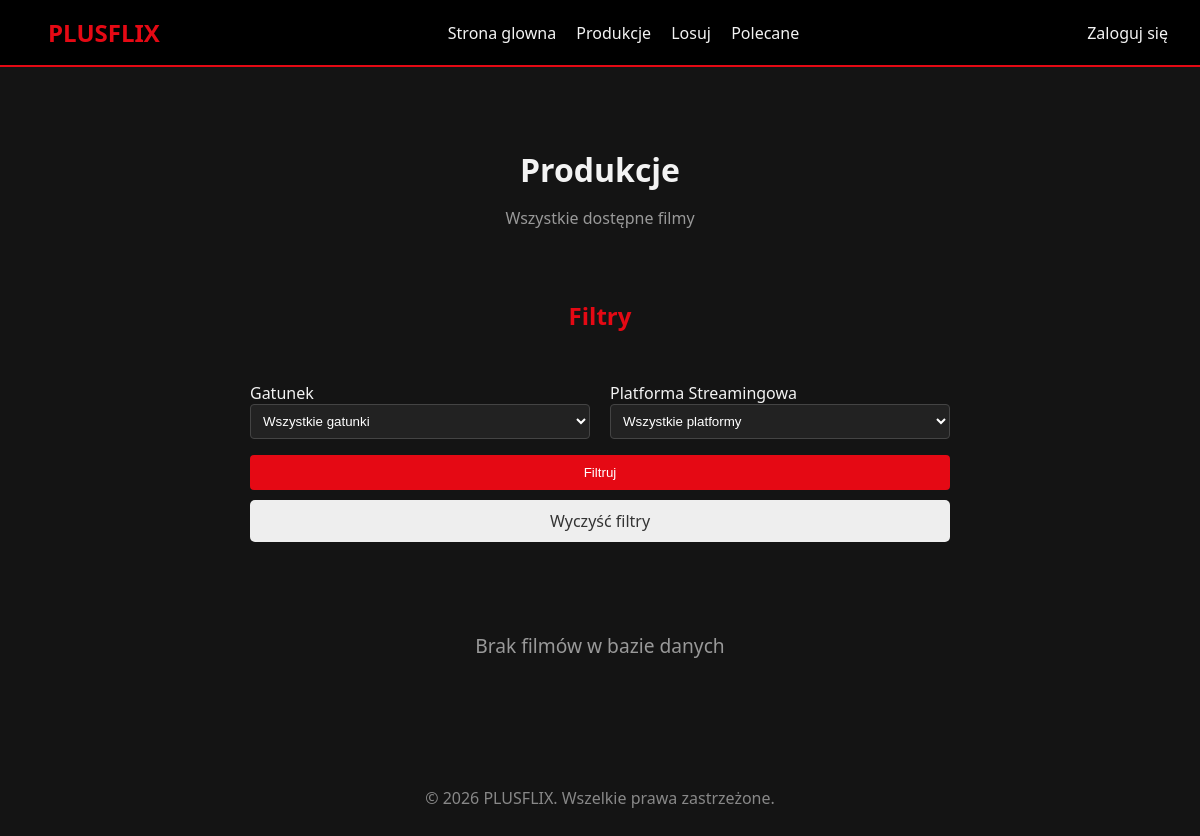
/productions, run on an earlier commit of the app's database.
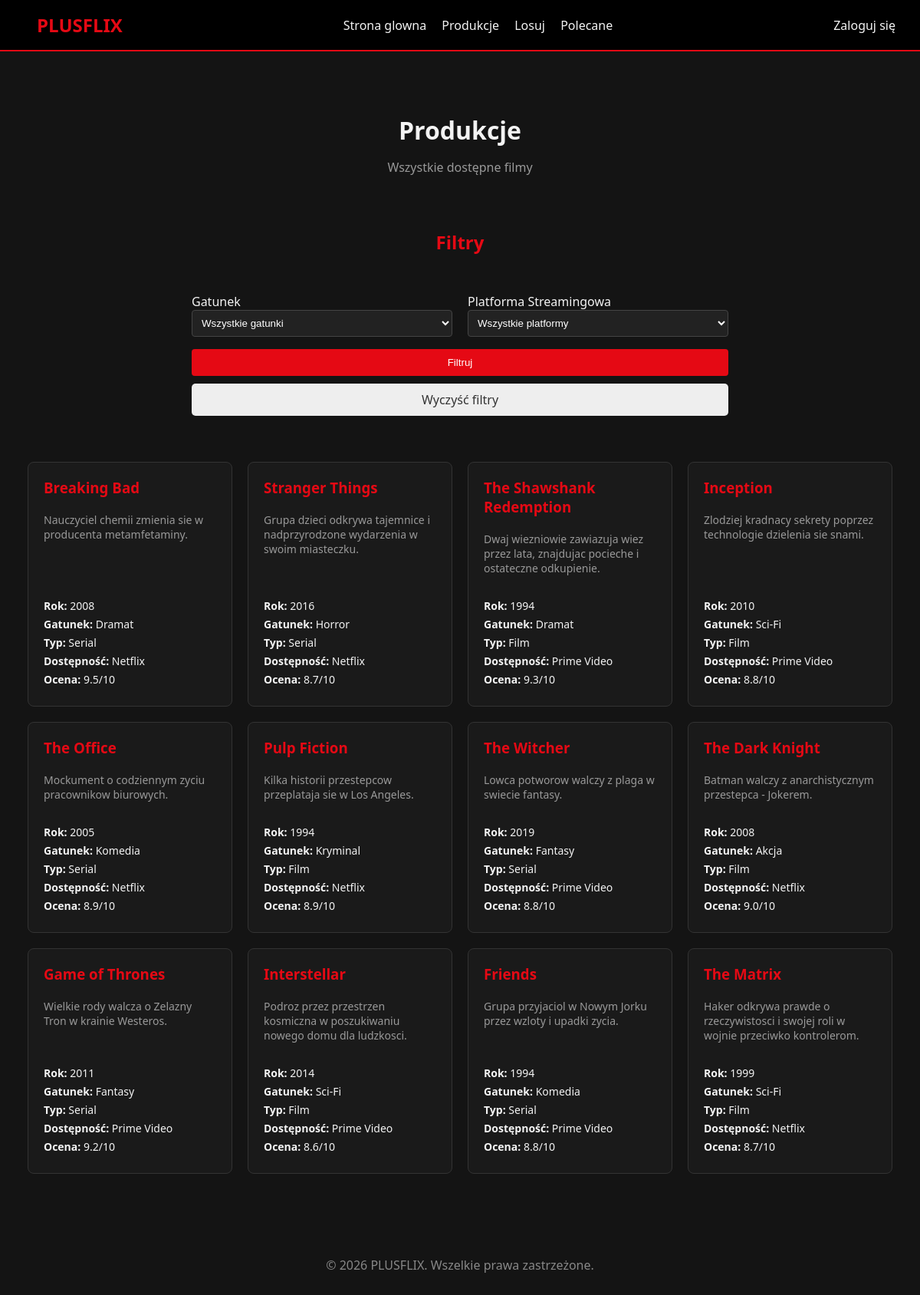
And on a later commit of the database.
### tables this page shows
CREATE TABLE IF NOT EXISTS productions (
    id INT AUTO_INCREMENT PRIMARY KEY,
    title VARCHAR(255) NOT NULL,
    type VARCHAR(50) NOT NULL,
    genre_id INT,
    description TEXT,
    streaming_platforms_id INT,
    year INT,
    rating DECIMAL(3,1),
    created_at TIMESTAMP DEFAULT CURRENT_TIMESTAMP,
    FOREIGN KEY (genre_id) REFERENCES genres(id),
    FOREIGN KEY (streaming_platforms_id) REFERENCES streaming_platforms(id)
    );

CREATE TABLE IF NOT EXISTS genres (
    id INT AUTO_INCREMENT PRIMARY KEY,
    name VARCHAR(100) NOT NULL UNIQUE
);

CREATE TABLE IF NOT EXISTS streaming_platforms (
    id INT AUTO_INCREMENT PRIMARY KEY,
    name VARCHAR(100) NOT NULL,
    price DECIMAL(10,2),
    offer TEXT
    );

### core/Router.php (called while the page is built, shortened)
<?php
class Router {
    protected string $currentMethod = 'index';
    public function __construct() {
        $url = $this->getUrl();
        if ($url && strtolower($url[0]) === 'detail') {
            $this->currentController = 'App\\Controllers\\Pages';
            $this->currentMethod = 'detail';
            unset($url[0]);
        } elseif ($url && file_exists('../app/Controllers/' . ucwords($url[0]) . '.php')) {
            $this->currentController = 'App\\Controllers\\' . ucwords($url[0]);
            unset($url[0]);
        } else {
            $pagesController = 'App\\Controllers\\Pages';
            if ($url && method_exists($pagesController, $url[0])) {
                $this->currentMethod = $url[0];
                unset($url[0]);
            }
        }
        $this->currentController = new $this->currentController;
        $this->params = $url ? array_values($url) : [];
        call_user_func_array([$this->currentController, $this->currentMethod], $this->params);
    }
    public function getUrl(): ?array {
        if (isset($_GET['url'])) {
            $url = rtrim($_GET['url'], '/');
            $url = filter_var($url, FILTER_SANITIZE_URL);
            return explode('/', $url);
        }
        return null;
    }
}

### public/index.php (called while the page is built, shortened)
<?php
spl_autoload_register(function($className) {
    $className = str_replace('\\', '/', $className);
    $file = '../' . $className . '.php';
});
$init = new Router();

### core/Database.php (called while the page is built, shortened)
<?php
class Database {
    private string $host = DB_HOST;
    private string $user = DB_USER;
    private string $pass = DB_PASS;
    private string $dbname = DB_NAME;
    private ?PDO $dbh = null;
    private $stmt;
    public function __construct() {
        $dsn = 'mysql:host=' . $this->host . ';dbname=' . $this->dbname;
        $options = [
            PDO::ATTR_PERSISTENT => true,
            PDO::ATTR_ERRMODE => PDO::ERRMODE_EXCEPTION,
            PDO::ATTR_DEFAULT_FETCH_MODE => PDO::FETCH_OBJ
        ];
        try {
            $this->dbh = new PDO($dsn, $this->user, $this->pass, $options);
        } catch (PDOException $e) {
            $this->error = $e->getMessage();
            echo "Błąd połączenia: " . $this->error;
        }
    }
    public function query(string $sql): void {
        $this->stmt = $this->dbh->prepare($sql);
    }
    public function bind($param, $value, $type = null): void {
        if (is_null($type)) {
            $type = match (true) {
                is_int($value) => PDO::PARAM_INT,
                is_bool($value) => PDO::PARAM_BOOL,
                is_null($value) => PDO::PARAM_NULL,
                default => PDO::PARAM_STR,
            };
        }
        $this->stmt->bindValue($param, $value, $type);
    }
    public function execute(): bool {
        return $this->stmt->execute();
    }
    public function resultSet(): array {
        $this->execute();
        return $this->stmt->fetchAll();
    }
    public function single() {
        $this->execute();
        return $this->stmt->fetch();
    }
}

### app/Models/Movie.php (called while the page is built, shortened)
<?php
class Movie extends Model {
    public function getAllMovies() {
        $this->db->query('SELECT id FROM productions');
        $movies = $this->db->resultSet();
        foreach($movies as $movie) {
            $this->updateSingleMovieRating($movie->id);
        }
        $this->db->query('SELECT p.*, g.name as genre, sp.name as streaming_platforms FROM productions p LEFT JOIN genres g ON p.genre_id = g.id LEFT JOIN streaming_platforms sp ON p.streaming_platforms_id = sp.id ORDER BY p.created_at DESC');
        return $this->db->resultSet();
    }
    private function updateSingleMovieRating($id) {
        $this->db->query('SELECT AVG(rating) as avg_rating FROM ratings WHERE production_id = :production_id AND is_approved = 1');
        $this->db->bind(':production_id', $id);
        $row = $this->db->single();
        $avgRating = ($row && $row->avg_rating !== null) ? round($row->avg_rating, 1) : 0;
        $this->db->query('UPDATE productions SET rating = :rating WHERE id = :id');
        $this->db->bind(':rating', $avgRating);
        $this->db->bind(':id', $id);
        $this->db->execute();
    }
}

### core/Model.php (called while the page is built, shortened)
<?php
abstract class Model {
    public function __construct(Database $db) {
        $this->db = $db;
    }
}

### app/Views/pages/productions.php (the view, shortened to what this page needs)
<?php $pageStyles = ['productions']; ?>
<div class="page-container">
    <h1 class="page-title"><?php echo $data['title']; ?></h1>
    <p class="page-description"><?php echo $data['description']; ?></p>
    <h2 class="section-title" id="filters">Filtry</h2>
    <div class="search-container">
        <div class="search-form">
            <form id="filterForm" action="<?php echo URLROOT; ?>/pages/productions" method="GET">
                <div class="filter-grid">
                    <div class="form-group">
                        <label>Gatunek</label>
                        <select name="genre_id" class="form-control">
                            <option value="">Wszystkie gatunki</option>
                        </select>
                    </div>
                    <div class="form-group">
                        <label>Platforma Streamingowa</label>
                        <select name="streaming_platforms_id" class="form-control">
                            <option value="">Wszystkie platformy</option>
                        </select>
                    </div>
                </div>
                <button type="submit" class="btn btn-primary btn-filter">Filtruj</button>
                <a href="<?php echo URLROOT; ?>/pages/productions" class="btn btn-light btn-clear-filters">Wyczyść filtry</a>
            </form>
        </div>
    </div>
    <?php if (empty($data['movies'])): ?>
        <p class="no-results">Brak filmów w bazie danych</p>
    <?php else: ?>
        <div class="movies-grid">
            <?php foreach($data['movies'] as $movie): ?>
                <a href="<?php echo URLROOT; ?>/pages/detail/<?php echo $movie->id; ?>" class="movie-card-link">
                    <div class="movie-card">
                        <h3 class="movie-title"><?php echo $movie->title; ?></h3>
                        <p class="movie-description"><?php echo $movie->description; ?></p>
                        <div class="movie-details">
                            <p><strong>Rok:</strong> <?php echo $movie->year; ?></p>
                            <p><strong>Gatunek:</strong> <?php echo $movie->genre; ?></p>
                            <p><strong>Typ:</strong> <?php echo $movie->type; ?></p>
                            <p><strong>Dostępność:</strong> <?php echo $movie->streaming_platforms; ?></p>
                            <p><strong>Ocena:</strong> <?php echo ($movie->rating > 0) ? $movie->rating . '/10' : 'Brak ocen'; ?></p>
                        </div>
                    </div>
                </a>
            <?php endforeach; ?>
        </div>
    <?php endif; ?>
</div>

### app/Controllers/Pages.php (shortened to what this page needs)
<?php
class Pages extends Controller {
    public function productions($id = null): void {
        if ($id) {
            $this->detail($id);
        } else {
            $movieModel = $this->model('Movie');
            $genreModel = $this->model('Genre');
            $streamingModel = $this->model('Streaming');
            $genre_id = filter_input(INPUT_GET, 'genre_id', FILTER_VALIDATE_INT, ['options' => ['min_range' => 1]]);
            $streaming_id = filter_input(INPUT_GET, 'streaming_platforms_id', FILTER_VALIDATE_INT, ['options' => ['min_range' => 1]]);
            if (($genre_id !== null && $genre_id !== '') || ($streaming_id !== null && $streaming_id !== '')) {
                $movies = $movieModel->filterMovies($genre_id, $streaming_id);
            } else {
                $movies = $movieModel->getAllMovies();
            }
            $genres = $genreModel->getAllGenres();
            $streamings = $streamingModel->getAllStreamings();
            $data = [
                'title' => 'Produkcje',
                'description' => 'Wszystkie dostępne filmy',
                'movies' => $movies,
                'genres' => $genres,
                'streamings' => $streamings
            ];
            $this->view('pages/productions', $data);
        }
    }
}

### core/Controller.php (shortened to what this page needs)
<?php
class Controller {
    public function model(string $model) {
        $modelPath = APPROOT . '/Models/' . $model . '.php';
        return new $fullModelName(new Database());
    }
    public function view(string $view, array $data = [], string $layout = 'main'): void {
        $viewPath = APPROOT . '/Views/' . $view . '.php';
        $layoutPath = APPROOT . '/Views/layouts/' . $layout . '.php';
        extract($data);
        require $viewPath;
        $content = ob_get_clean();
        if (file_exists($layoutPath)) {
            require $layoutPath;
        } else {
            echo $content;
        }
    }
}

### app/Views/layouts/main.php (shortened to what this page needs)
<!DOCTYPE html>
<html lang="pl">
<head>
    <link rel="stylesheet" href="<?php echo URLROOT; ?>/css/style.css">
    <?php if (isset($pageStyles) && is_array($pageStyles)) : ?>
        <?php foreach ($pageStyles as $style) : ?>
            <link rel="stylesheet" href="<?php echo URLROOT; ?>/css/<?php echo htmlspecialchars($style); ?>.css">
        <?php endforeach; ?>
    <?php endif; ?>
</head>
<body>
    <header>
        <a href="<?php echo URLROOT; ?>" class="logo">PLUSFLIX</a>
        <nav>
            <a href="<?php echo URLROOT; ?>">Strona glowna</a>
            <a href="<?php echo URLROOT; ?>/productions">Produkcje</a>
            <a href="<?php echo URLROOT; ?>/random">Losuj</a>
            <a href="<?php echo URLROOT; ?>/recommended">Polecane</a>
        </nav>
        <div class="user-info">
            <?php if (isset($_SESSION['user_id'])) : ?>
                <span class="welcome-msg">Witaj, <strong><?php echo htmlspecialchars($_SESSION['username']); ?></strong></span>
                <a href="<?php echo URLROOT; ?>/auth/logout" class="btn-logout">Wyloguj</a>
            <?php else : ?>
                <a href="<?php echo URLROOT; ?>/auth/login" class="btn-login">Zaloguj się</a>
            <?php endif; ?>
        </div>
    </header>
    <div class="container">
        <?php echo $content ?? ''; ?>
    </div>
    <footer>
        <p>&copy; <?php echo date('Y'); ?> PLUSFLIX. Wszelkie prawa zastrzeżone.</p>
    </footer>
</body>
</html>

### public/css/style.css (style rules this page uses)
:root { --primary: #e50914; --dark: #141414; --light: #f3f3f3; --grey: #333; }
body { font-family: 'Segoe UI', Tahoma, Geneva, Verdana, sans-serif; margin: 0; background-color: var(--dark); color: var(--light); }
header { background-color: #000; padding: 1rem 2rem; display: flex; justify-content: space-between; align-items: center; border-bottom: 2px solid var(--primary); }
header a { color: var(--light); text-decoration: none; margin-left: 1rem; }
.logo { font-size: 1.5rem; font-weight: bold; color: var(--primary); }
.container { max-width: 1200px; margin: 2rem auto; padding: 0 1rem; }
.btn { background: var(--primary); color: white; padding: 0.5rem 1rem; border: none; border-radius: 4px; cursor: pointer; text-decoration: none; display: inline-block; }
form input, form select, form textarea { padding: 0.5rem; margin-bottom: 1rem; border-radius: 4px; border: 1px solid #444; background: #222; color: white; width: 100%; box-sizing: border-box; }
footer { text-align: center; padding: 2rem; color: #888; }
.page-container { max-width: 1200px; margin: 40px auto; padding: 20px; }
.page-title { color: var(--light); margin-bottom: 10px; text-align: center; }
.page-description { color: #999; margin-bottom: 30px; text-align: center; }
.section-title { margin-top: 0; padding-top: 40px; color: var(--primary); }
.movies-grid { display: grid; grid-template-columns: repeat(auto-fill, minmax(250px, 1fr)); gap: 20px; margin-top: 20px; align-items: stretch; }
.movie-card { background: #1a1a1a; padding: 20px; border-radius: 8px; border: 1px solid #333; height: 100%; display: flex; flex-direction: column; box-sizing: border-box; min-height: 250px; }
.movie-card-link { text-decoration: none; color: inherit; display: block; height: 100%; transition: transform 0.3s ease; }
.movie-title { color: var(--primary); margin: 0 0 10px 0; }
.movie-description { color: #999; font-size: 14px; margin: 10px 0; flex-grow: 1; }
.movie-details { margin-top: 15px; font-size: 14px; }
.movie-details p { margin: 5px 0; }
.search-form { display: flex; gap: 15px; max-width: 700px; margin: 30px auto; align-items: stretch; }
.search-container { margin-bottom: 40px; }
.movie-card-link .movie-card { height: 100%; cursor: pointer; transition: border-color 0.3s ease; }
.no-results { text-align: center; color: #999; font-size: 1.2rem; margin-top: 50px; grid-column: 1 / -1; }

### public/css/productions.css (style rules this page uses)
.section-title#filters { text-align: center; }
.search-form { justify-content: center; }
.search-form form { margin-top: 20px; }
.filter-grid { display: grid; grid-template-columns: 1fr 1fr; gap: 20px; }
.btn-filter { width: 100%; padding: 10px; }
.btn-clear-filters { padding: 10px; margin-top: 10px; text-align: center; display: block; background: #eee; color: #333; text-decoration: none; border-radius: 5px; }

What changed in the data, as far as the page shows it:
added productions: title "Breaking Bad", description "Nauczyciel chemii zmienia sie w producenta metamfetaminy.", year "2008", genre.name "Dramat", type "Serial", streaming_platforms.name "Netflix", rating "9.5"
added productions: title "Stranger Things", description "Grupa dzieci odkrywa tajemnice i nadprzyrodzone wydarzenia w swoim miasteczku.", year "2016", genre.name "Horror", type "Serial", streaming_platforms.name "Netflix", rating "8.7"
added productions: title "The Shawshank Redemption", description "Dwaj wiezniowie zawiazuja wiez przez lata, znajdujac pocieche i ostateczne odkupienie.", year "1994", genre.name "Dramat", type "Film", streaming_platforms.name "Prime Video", rating "9.3"
added productions: title "Inception", description "Zlodziej kradnacy sekrety poprzez technologie dzielenia sie snami.", year "2010", genre.name "Sci-Fi", type "Film", streaming_platforms.name "Prime Video", rating "8.8"
added productions: title "The Office", description "Mockument o codziennym zyciu pracownikow biurowych.", year "2005", genre.name "Komedia", type "Serial", streaming_platforms.name "Netflix", rating "8.9"
added productions: title "Pulp Fiction", description "Kilka historii przestepcow przeplataja sie w Los Angeles.", year "1994", genre.name "Kryminal", type "Film", streaming_platforms.name "Netflix", rating "8.9"
added productions: title "The Witcher", description "Lowca potworow walczy z plaga w swiecie fantasy.", year "2019", genre.name "Fantasy", type "Serial", streaming_platforms.name "Prime Video", rating "8.8"
added productions: title "The Dark Knight", description "Batman walczy z anarchistycznym przestepca - Jokerem.", year "2008", genre.name "Akcja", type "Film", streaming_platforms.name "Netflix", rating "9.0"
added productions: title "Game of Thrones", description "Wielkie rody walcza o Zelazny Tron w krainie Westeros.", year "2011", genre.name "Fantasy", type "Serial", streaming_platforms.name "Prime Video", rating "9.2"
added productions: title "Interstellar", description "Podroz przez przestrzen kosmiczna w poszukiwaniu nowego domu dla ludzkosci.", year "2014", genre.name "Sci-Fi", type "Film", streaming_platforms.name "Prime Video", rating "8.6"
added productions: title "Friends", description "Grupa przyjaciol w Nowym Jorku przez wzloty i upadki zycia.", year "1994", genre.name "Komedia", type "Serial", streaming_platforms.name "Prime Video", rating "8.8"
added productions: title "The Matrix", description "Haker odkrywa prawde o rzeczywistosci i swojej roli w wojnie przeciwko kontrolerom.", year "1999", genre.name "Sci-Fi", type "Film", streaming_platforms.name "Netflix", rating "8.7"
Also different on the page:
text no longer shown: "Brak filmów w bazie danych"
